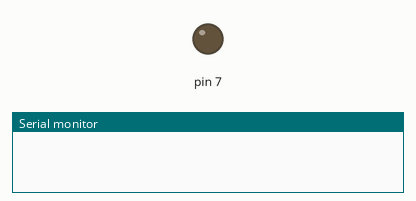
A sketch run on a simulated Arduino Uno, built with avr-gcc and run on an emulated ATmega328P. Shown: output pins drawn as LEDs (lit = HIGH), the last lines printed to the serial monitor.

Above: at 0.5 s.
At 25.7 s:
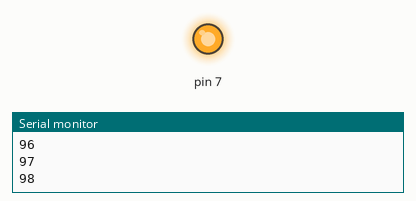
Timing chart, 0 to 68.3 s (numbered marks = the images above):
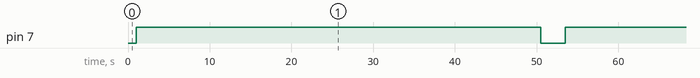

Measured:
- by itself, pin 7: alternates HIGH for 49.5 s and LOW for 3.0 s

The sketch:

fan.ino
```cpp
void setup() {
  // put your setup code here, to run once:
Serial.begin (9600);
pinMode(7, OUTPUT);
}

void loop() {
 delay (1000); // put your main code here, to run repeatedly:
for (int i=0; i<=100; i++)
{
  Serial.println (i);
 analogWrite (7, i+130);
  delay(250);
}
delay (1000);
for (int i= 100; i>=0; i--)
{Serial.println(i);
analogWrite (7, i+120);
delay (250);
}
analogWrite(7,0);
}
```
